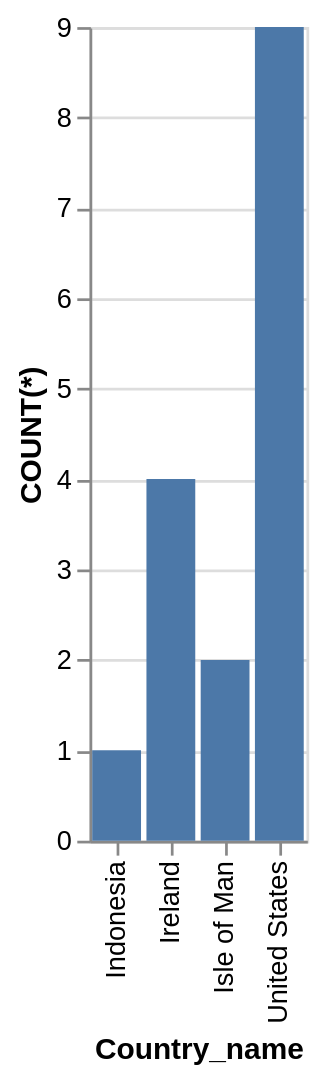

Here is the Vega-Lite specification saved for this chart:
### Vega-Lite specification from a JSON file in a GitHub repository (floating-point values rounded to 4 significant figures)
{"data": {"values": [{"x_data": "Indonesia", "y_data": 1}, {"x_data": "Ireland", "y_data": 4}, {"x_data": "Isle of Man", "y_data": 2}, {"x_data": "United States", "y_data": 9}]}, "mark": "bar", "encoding": {"x": {"field": "x_data", "type": "nominal", "title": "Country_name", "sort": "ascending"}, "y": {"field": "y_data", "type": "quantitative", "title": "COUNT(*)"}}}
